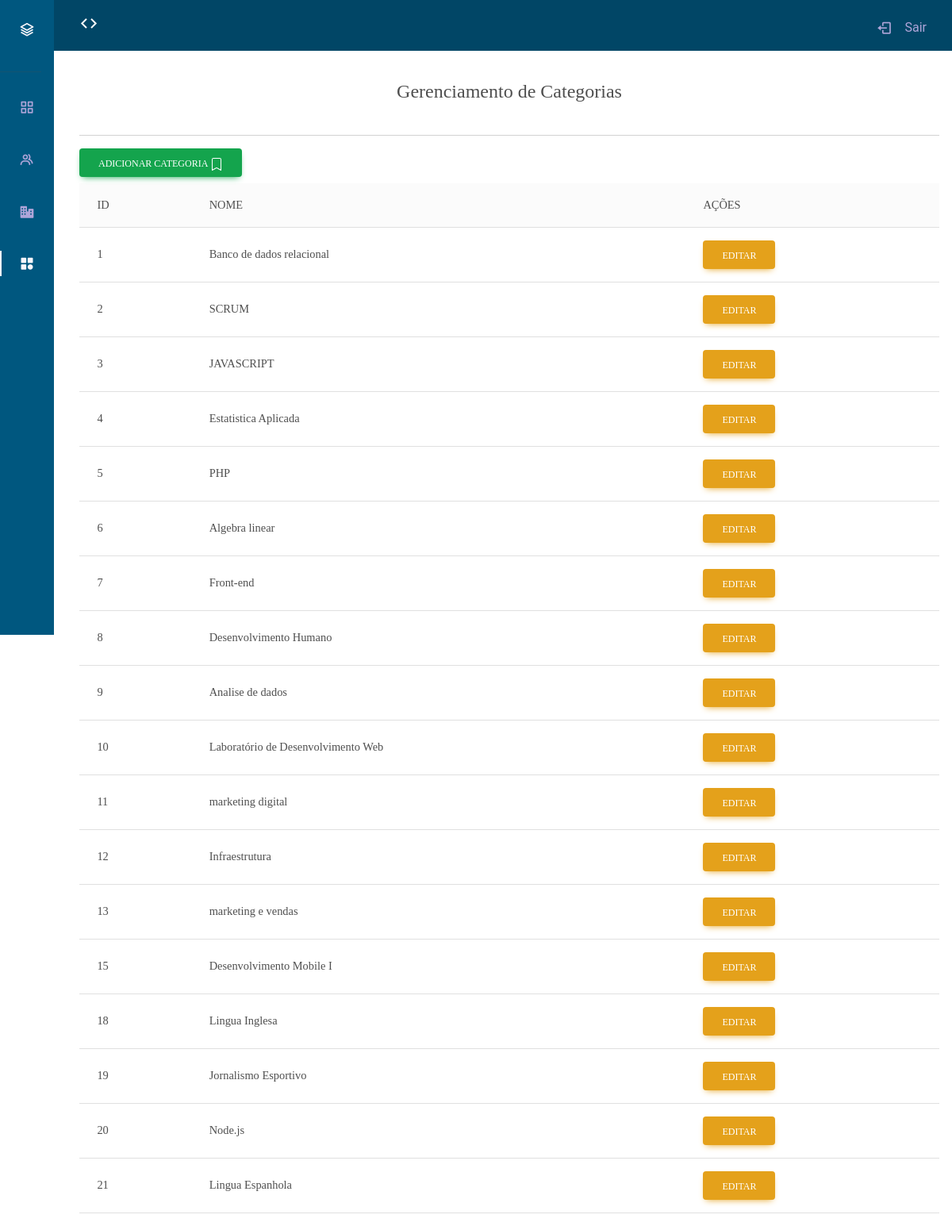
The page /ADM/Area/categorias/gerircategorias.php (signed in) on the database its author committed.
### tables this page shows
CREATE TABLE `tb_categoria` (
  `idTB_Categoria` int NOT NULL,
  `Categoria_Nome` varchar(35) DEFAULT NULL
);

### ADM/Area/categorias/gerircategorias.php (the view, shortened to what this page needs)
<?php
include("../../../CONEXAOPHP/conexao.php");
?>
<!DOCTYPE html>
<html lang="en">
<head>
    <link rel="stylesheet" href="https://cdn.jsdelivr.net/npm/bootstrap@5.0.0-beta1/dist/css/bootstrap.min.css">
    <link rel="stylesheet" href="https://cdn.jsdelivr.net/npm/boxicons@latest/css/boxicons.min.css">
    <link rel="stylesheet" href="../../../COLABORADOR/COLEGAS/assets/bootstrap/css/side.css">
    <link rel="stylesheet" href="../../../COLABORADOR/COLEGAS/assets/fonts/fontawesome-all.min.css">
    <link href="https://cdnjs.cloudflare.com/ajax/libs/mdb-ui-kit/6.4.2/mdb.min.css" rel="stylesheet">
</head>
<body id="body-pd">
    <header class="header" id="header">
        <div style="color: white;" class="header_toggle "> <i class='bx bx-expand-horizontal' id="header-toggle"></i> </div>
        <a href="../../../LOGOFF/autenticacao_adm.php" id="btn-sair" class="nav_link"> <i class='bx bx-log-out nav_icon'></i> <span class="nav_name">Sair</span> </a>
    </header>
    <main>
        <div class="l-navbar" id="nav-bar">
            <nav class="nav">
                <div>
                    <a href="#" class="nav_logo"> <i class='bx bx-layer nav_logo-icon' ></i> <span class="nav_logo-name">Autorating</span> </a>
                    <hr>
                    <div class="nav_list mt-4">
                        <a href="../Area.php" class="nav_link"> <i class='bx bx-grid-alt nav_icon'></i> <span class="nav_name">Menu</span> </a>
                        <a href="../gestores/gerirgestores.php" class="nav_link" > <i class='bx bx-group nav_icon'></i> <span class="nav_name">Gerir Gestores</span> </a>
                        <a href="../empresa/gerirempresa.php" class="nav_link"> <i class='bx bxs-business nav_icon'></i> <span class="nav_name">Gerir Empresas</span> </a>
                        <a href="gerircategorias.php" class="nav_link active"> <i class='bx bxs-category  nav_icon'></i> <span class="nav_name">Gerir Categorias</span> </a>
                    </div>
                </div>
            </nav>
        </div>
        <main>
            <br>
            <br>
            <br>
            <blockquote class="blockquote text-center">
            <h4 class="mb-1 p-4" >Gerenciamento de Categorias</h4>
            </blockquote>
            <hr>
            <button type="button" class="btn btn-success" data-toggle="modal" data-target="#modalinsertcategoria" data-whatever="@mdo">Adicionar categoria </button>
            <div class="card-body">
                <div class="table-responsive table mt-2" id="dataTable" role="grid" aria-describedby="dataTable_info">
                    <table class="table align-middle mb-0 bg-white">
                        <thead class="bg-light">
                            <tr>
                                <th>ID</th>
                                <th>NOME</th>
                                <th>AÇÕES</th>
                            </tr>
                        </thead>
                        <tbody>
                    <?php
                    $query = "SELECT idTB_Categoria, Categoria_nome FROM tb_categoria";
                    $result = $conn->query($query);
                    if ($result->num_rows > 0) {
                        while ($row = $result->fetch_assoc()) {
                            echo '<tr>';
                            echo '<td>' . $row['idTB_Categoria'] . '</td>';
                            echo '<td>' . $row['Categoria_nome'] . '</td>';
                            echo '<td>
                            <button type="button" class="btn btn-warning" data-toggle="modal" data-target="#exampleModal' . $row['idTB_Categoria'] . '" data-whatever="@mdo">Editar</button>
                            <div class="modal fade" id="exampleModal' . $row['idTB_Categoria'] . '" tabindex="-1" role="dialog" aria-labelledby="exampleModalLabel" aria-hidden="true">
                                            <input type="text" class="form-control" id="idTB_Categoria" name="idTB_Categoria" placeholder="Digite o nome" value="' . $row['idTB_Categoria'] . '" readonly>
                                                    <input type="text" class="form-control" id="Categoria_Nome" name="Categoria_Nome" placeholder="Digite o nome" value="' . $row['Categoria_nome'] . '" maxlength="35" >
                            </div>
                        </td>';
                            echo '</tr>';
                        }
                    } else {
                        echo '<tr><td colspan="5">Nenhum registro encontrado.</td></tr>';
                    }
                    ?>
                </tbody>
                    </table>
                </div>
            </div>
</main>
</body>
</html>

### rows shown on the page
tb_categoria: idTB_Categoria "1", Categoria_Nome "Banco de dados relacional"
tb_categoria: idTB_Categoria "2", Categoria_Nome "SCRUM"
tb_categoria: idTB_Categoria "3", Categoria_Nome "JAVASCRIPT"
tb_categoria: idTB_Categoria "4", Categoria_Nome "Estatistica Aplicada"
tb_categoria: idTB_Categoria "5", Categoria_Nome "PHP"
tb_categoria: idTB_Categoria "6", Categoria_Nome "Algebra linear"
tb_categoria: idTB_Categoria "7", Categoria_Nome "Front-end"
tb_categoria: idTB_Categoria "8", Categoria_Nome "Desenvolvimento Humano"
tb_categoria: idTB_Categoria "9", Categoria_Nome "Analise de dados"
tb_categoria: idTB_Categoria "10", Categoria_Nome "Laboratório de Desenvolvimento Web"
tb_categoria: idTB_Categoria "11", Categoria_Nome "marketing digital"
tb_categoria: idTB_Categoria "12", Categoria_Nome "Infraestrutura"
tb_categoria: idTB_Categoria "13", Categoria_Nome "marketing e vendas"
tb_categoria: idTB_Categoria "15", Categoria_Nome "Desenvolvimento Mobile I"
tb_categoria: idTB_Categoria "18", Categoria_Nome "Lingua Inglesa"
tb_categoria: idTB_Categoria "19", Categoria_Nome "Jornalismo Esportivo"
tb_categoria: idTB_Categoria "20", Categoria_Nome "Node.js"
tb_categoria: idTB_Categoria "21", Categoria_Nome "Lingua Espanhola"
